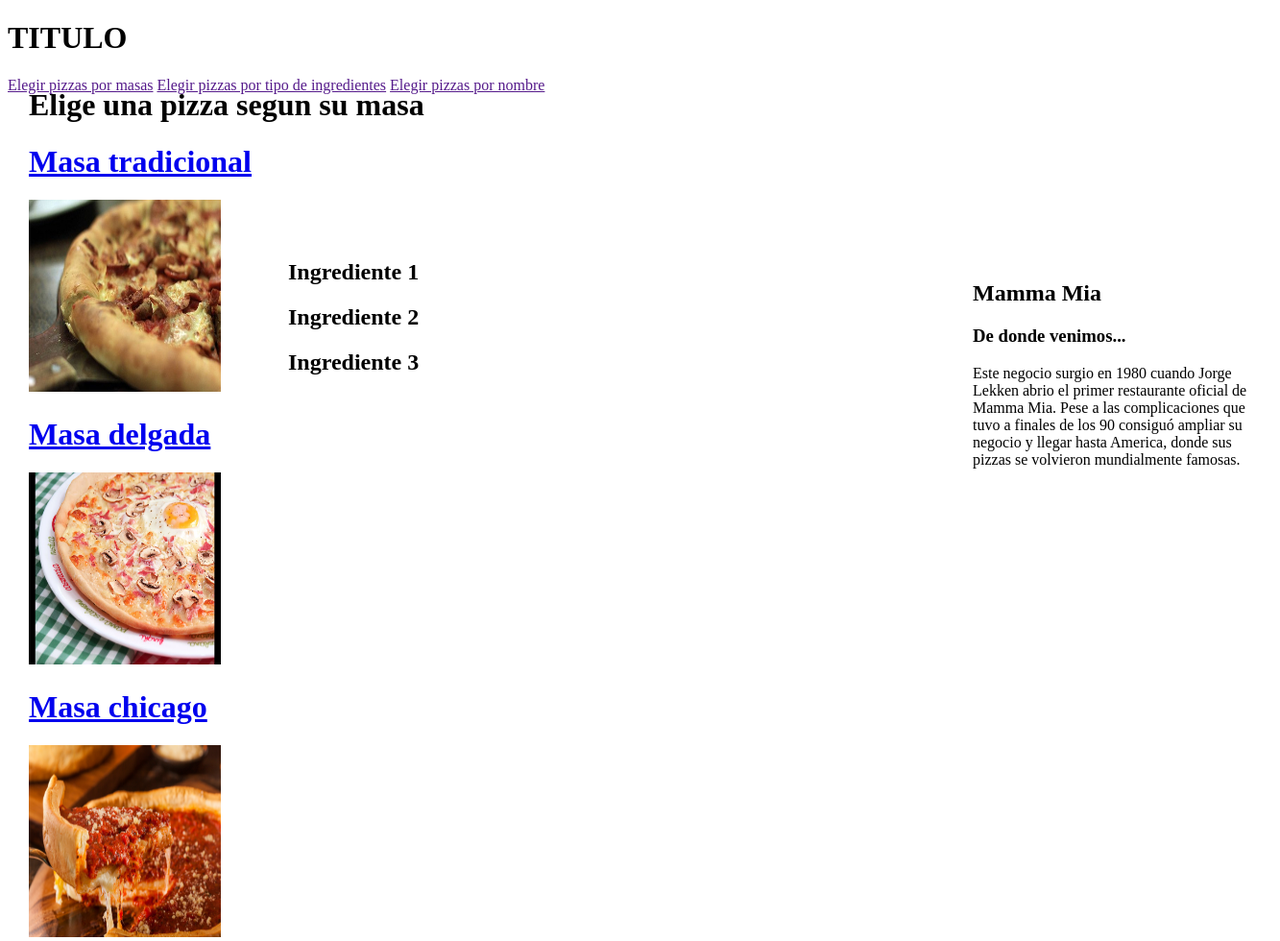
The app's page /, older data.
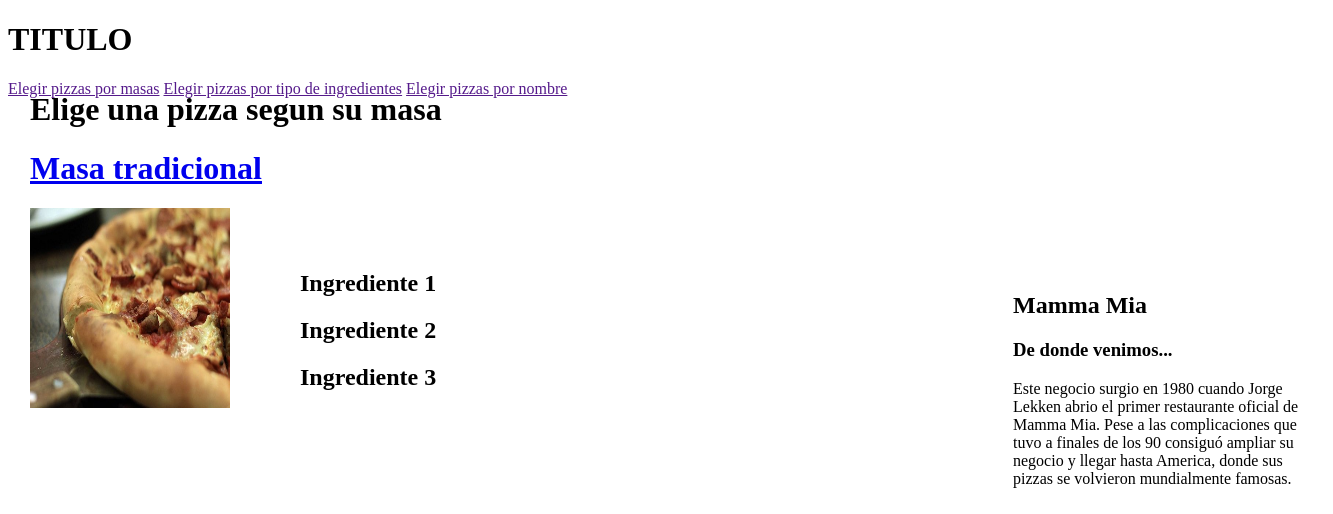
The same page, newer data.
### MammaMia/models.py (models this page shows)
class Masa(models.Model):
    nameMa = models.CharField(max_length = 255)
    image = models.ImageField(upload_to ='media')
    def getMasa(self):
        return reverse('masaPage', args=[self.pk])

### MammaMia/views.py (the view)
# urls.py: path('', views.homepage, name = 'home'),
def homepage(request):
    masas = Masa.objects.all()
    context = {'masas':masas}
    return render(request, 'home.html', context)

### MammaMia/templates/home.html (shortened to what this page needs)
<!DOCTYPE html>
<html lang="en">
    <head>
        {% load static %}
       <link rel="stylesheet" type="text/css" href="{% static 'css/diseno.css' %}"/>
    </head>
    <header>
        <h1>TITULO</h1>
    </header>
    <nav>
        <a href="">Elegir pizzas por masas</a>
        <a href="">Elegir pizzas por tipo de ingredientes</a>
        <a href=""> Elegir pizzas por nombre</a>
    </nav>
    <body>
        <div class="contenedorMasa">
         <h1>Elige una pizza segun su masa</h1>
            {% for masa in masas%}
                <div class="masasInicio">
                    {% if masa.getMasa %}
                    <a href="{{masa.getMasa}}"> <h1> {{masa.nameMa}}</h1>
                        {% if masa.image %}
                         <img src= "{{masa.image}}" height="200" width="200"/>
                        {% endif %}
                    </a>
                    {% endif %}
                </div>
            {%endfor%}
        </div>
        <div class="contenedorIngred">
            <h2>Ingrediente 1</h2>
            <h2>Ingrediente 2</h2>
            <h2>Ingrediente 3</h2>
        </div>
        <div class="contenedorDescrip">
            <h2>Mamma Mia</h2>
          <h3>De donde venimos...</h3>
         <p>Este negocio surgio en 1980 cuando Jorge Lekken abrio el primer restaurante oficial de Mamma Mia.
            Pese a las complicaciones que tuvo a finales de los 90 consiguó ampliar su negocio y llegar hasta America,
            donde sus pizzas se volvieron mundialmente famosas.
         </p>
        </div>
    </body>
</html>

Row changes from the older to the newer data that the page shows:
removed Masa: nameMa "Masa delgada", image (picture)
removed Masa: nameMa "Masa chicago", image (picture)
